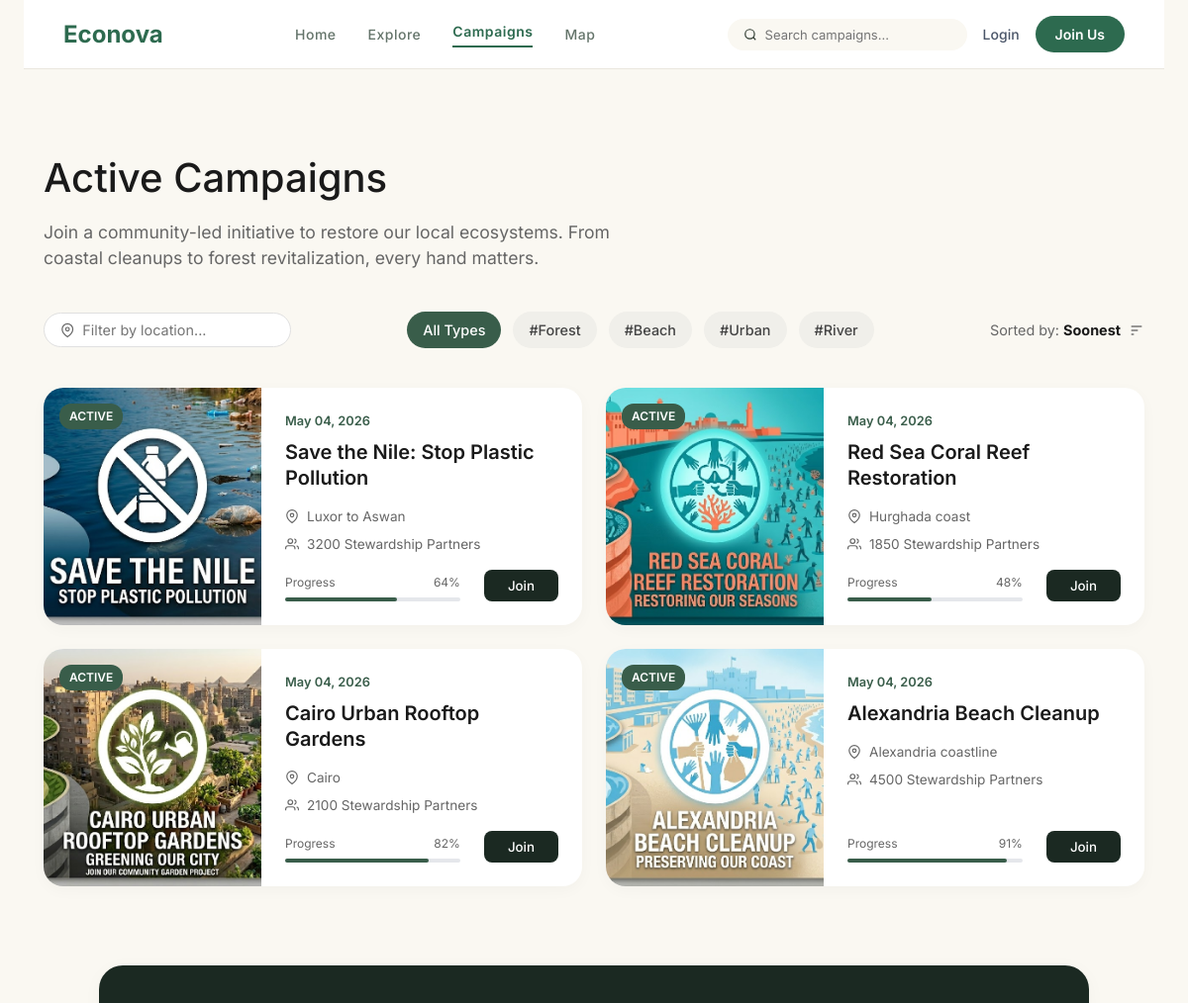
Page /campaigns.php (upper part) on the earlier database version.
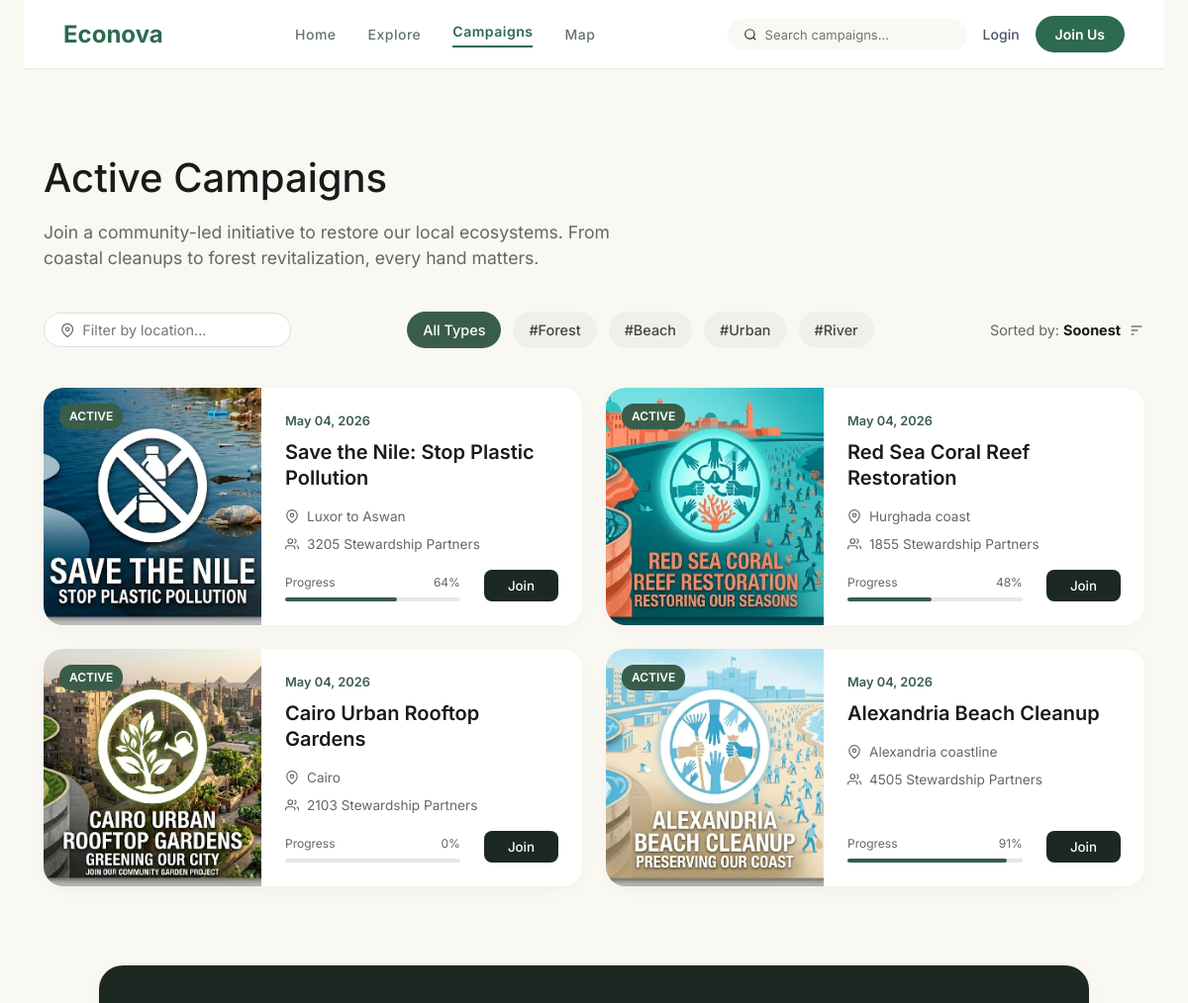
Same page on the later database version.
### tables this page shows
CREATE TABLE campaigns (id INTEGER PRIMARY KEY AUTOINCREMENT, title TEXT, description TEXT, target_amount REAL, raised_amount REAL, progress_percent INTEGER, stewards_count INTEGER, days_left INTEGER, location TEXT, image_url TEXT, status TEXT, created_at DATETIME DEFAULT CURRENT_TIMESTAMP, trees_planted INTEGER DEFAULT 0, latitude FLOAT, longitude FLOAT, event_date TEXT, event_time TEXT, event_location TEXT, plastic_removed_kg REAL DEFAULT 0, goal TEXT DEFAULT "10,000 Saplings");

### campaigns.php (the view, shortened to what this page needs)
<?php
$category = isset($_GET['category']) ? $_GET['category'] : 'all';
$campaigns = [];
try {
    $db = new PDO('sqlite:econova.db');
    $db->setAttribute(PDO::ATTR_ERRMODE, PDO::ERRMODE_EXCEPTION);
    $sql = "SELECT * FROM campaigns";
    $sql .= " ORDER BY created_at DESC";
    $stmt = $db->query($sql);
    $campaigns = $stmt->fetchAll(PDO::FETCH_ASSOC);
} catch (PDOException $e) {
}
?>
<!DOCTYPE html>
<html lang="en">
<head>
  <link rel="stylesheet" href="style.css">
  <link rel="stylesheet" href="campaigns.css">
</head>
<body class="campaigns-page">
  <div class="page-container">
    <header class="header home-header">
      <a href="index.php" class="logo">Econova</a>
      <nav class="nav center-nav">
        <a href="index.php" class="nav-link">Home</a>
        <a href="explore.php" class="nav-link">Explore</a>
        <a href="campaigns.php" class="nav-link active">Campaigns</a>
        <a href="map.php" class="nav-link">Map</a>
      </nav>
            <div class="nav-actions">
        <div class="search-box">
          <svg width="14" height="14" viewBox="0 0 24 24" fill="none" stroke="currentColor" stroke-width="2">
            <circle cx="11" cy="11" r="8"></circle>
            <line x1="21" y1="21" x2="16.65" y2="16.65"></line>
          </svg>
          <input type="text" placeholder="Search campaigns...">
        </div>
        <?php if (isset($_SESSION['user_id'])): ?>
        <div class="icons">
          <svg width="20" height="20" viewBox="0 0 24 24" fill="none" stroke="currentColor" stroke-width="2">
            <path d="M18 8A6 6 0 0 0 6 8c0 7-3 9-3 9h18s-3-2-3-9"></path>
            <path d="M13.73 21a2 2 0 0 1-3.46 0"></path>
          </svg>
          <a href="profile.php" style="color: inherit; text-decoration: none;">
            <svg width="20" height="20" viewBox="0 0 24 24" fill="none" stroke="currentColor" stroke-width="2">
              <path d="M20 21v-2a4 4 0 0 0-4-4H8a4 4 0 0 0-4 4v2"></path>
              <circle cx="12" cy="7" r="4"></circle>
            </svg>
          </a>
        </div>
        <div id="authWrapper" style="display: flex; align-items: center; gap: 16px;">
          <span style="font-weight: 600; color: var(--text-main);">Welcome, <?php echo htmlspecialchars($_SESSION['user_name']); ?></span>
          <a href="api_logout.php" class="btn btn-outline btn-sm" style="text-decoration:none;">Logout</a>
        </div>
        <?php else: ?>
        <div id="authWrapper" style="display: flex; align-items: center; gap: 16px;">
          <a href="login.php" class="login-link">Login</a>
          <a href="signup.php" class="btn-join">Join Us</a>
        </div>
        <?php endif; ?>
      </div>
    </header>
    <main class="campaigns-main">
      <section class="campaigns-header">
        <h1 class="page-title">Active Campaigns</h1>
        <p class="page-description">Join a community-led initiative to restore our local ecosystems. From coastal
          cleanups to forest revitalization, every hand matters.</p>
      </section>
      <section class="campaigns-filter-bar">
        <div class="filter-input-wrapper">
          <svg width="16" height="16" viewBox="0 0 24 24" fill="none" stroke="#666" stroke-width="2">
            <path d="M21 10c0 7-9 13-9 13s-9-6-9-13a9 9 0 0 1 18 0z"></path>
            <circle cx="12" cy="10" r="3"></circle>
          </svg>
          <input type="text" placeholder="Filter by location..." class="location-filter">
        </div>
        <div class="category-filters">
          <a href="?category=all" class="cat-btn <?php echo $category === 'all' ? 'active' : ''; ?>" style="text-decoration:none; display:inline-block; text-align:center;">All Types</a>
          <a href="?category=forest" class="cat-btn <?php echo $category === 'forest' ? 'active' : ''; ?>" style="text-decoration:none; display:inline-block; text-align:center;">#Forest</a>
          <a href="?category=beach" class="cat-btn <?php echo ($category === 'beach' || $category === 'coastal') ? 'active' : ''; ?>" style="text-decoration:none; display:inline-block; text-align:center;">#Beach</a>
          <a href="?category=urban" class="cat-btn <?php echo $category === 'urban' ? 'active' : ''; ?>" style="text-decoration:none; display:inline-block; text-align:center;">#Urban</a>
          <a href="?category=river" class="cat-btn <?php echo $category === 'river' ? 'active' : ''; ?>" style="text-decoration:none; display:inline-block; text-align:center;">#River</a>
        </div>
        <div class="sort-dropdown">
          <span class="sort-label">Sorted by: <strong>Soonest</strong></span>
          <svg width="16" height="16" viewBox="0 0 24 24" fill="none" stroke="currentColor" stroke-width="2">
            <line x1="4" y1="6" x2="20" y2="6"></line>
            <line x1="4" y1="12" x2="14" y2="12"></line>
            <line x1="4" y1="18" x2="8" y2="18"></line>
          </svg>
        </div>
      </section>
      <section class="campaigns-grid" id="campaignsGrid">
        <?php if (empty($campaigns)): ?>
            <p style="text-align:center; color:#666; grid-column: 1/-1;">No campaigns found for this category.</p>
        <?php else: ?>
            <?php foreach ($campaigns as $camp): ?>
                <?php
                $progressLabel = $camp['status'] === 'ACTIVE' ? 'Progress' : 'Capacity';
                $date = date('M d, Y', strtotime($camp['created_at']));
                $stewardsText = $camp['status'] === 'ACTIVE' ? 'Stewardship Partners' : 'Pre-registered';
                ?>
                <a href="map.php?id=<?php echo $camp['id']; ?>" class="campaign-link" style="text-decoration: none; color: inherit; display: block;">
                    <div class="campaign-card">
                        <div class="card-image-wrapper">
                            <img src="<?php echo htmlspecialchars($camp['image_url']); ?>" alt="<?php echo htmlspecialchars($camp['title']); ?>" class="card-image">
                            <div class="card-badge <?php echo htmlspecialchars($camp['status']); ?>"><?php echo htmlspecialchars($camp['status']); ?></div>
                        </div>
                        <div class="card-content">
                            <div class="card-date"><?php echo htmlspecialchars($date); ?></div>
                            <h3 class="card-title"><?php echo htmlspecialchars($camp['title']); ?></h3>
                            <div class="card-meta">
                                <svg width="14" height="14" viewBox="0 0 24 24" fill="none" stroke="currentColor" stroke-width="2"><path d="M21 10c0 7-9 13-9 13s-9-6-9-13a9 9 0 0 1 18 0z"></path><circle cx="12" cy="10" r="3"></circle></svg>
                                <span><?php echo htmlspecialchars($camp['location']); ?></span>
                            </div>
                            <div class="card-meta">
                                <svg width="14" height="14" viewBox="0 0 24 24" fill="none" stroke="currentColor" stroke-width="2"><path d="M17 21v-2a4 4 0 0 0-4-4H5a4 4 0 0 0-4 4v2"></path><circle cx="9" cy="7" r="4"></circle><path d="M23 21v-2a4 4 0 0 0-3-3.87"></path><path d="M16 3.13a4 4 0 0 1 0 7.75"></path></svg>
                                <span><?php echo htmlspecialchars($camp['stewards_count']) . ' ' . $stewardsText; ?></span>
                            </div>
                            <div class="card-bottom">
                                <div class="progress-container">
                                    <div class="progress-text">
                                        <span><?php echo $progressLabel; ?></span>
                                        <span><?php echo htmlspecialchars($camp['progress_percent']); ?>%</span>
                                    </div>
                                    <div class="progress-bar-bg">
                                        <div class="progress-bar-fill" style="width: <?php echo htmlspecialchars($camp['progress_percent']); ?>%;"></div>
                                    </div>
                                </div>
                                <button class="join-btn" onclick="event.preventDefault(); event.stopPropagation(); if(document.querySelector('.btn-join')){ alert('Please login to join'); window.location.href='login.php'; } else { alert('You joined this campaign!'); }">Join</button>
                            </div>
                        </div>
                    </div>
                </a>
            <?php endforeach; ?>
        <?php endif; ?>
      </section>
      <section class="newsletter-section">
      </section>
    </main>
  </div>
</body>
</html>

### style.css (style rules this page uses)
:root { --bg-primary: #FCFAF6; --bg-card: #FFFFFF; --bg-input: #FAF8F2; --bg-badge: #E8F2EC; --text-main: #2A362C; --text-muted: #64746A; --text-green: #487A57; --btn-dark: #192A20; --btn-dark-hover: #101F16; --border-color: #EAE6DE; --font-family: 'Inter', system-ui, -apple-system, sans-serif; --radius-sm: 8px; --radius-md: 16px; --radius-lg: 24px; }
* { box-sizing: border-box; margin: 0; padding: 0; }
body { font-family: var(--font-family); background-color: var(--bg-primary); color: var(--text-main); line-height: 1.5; -webkit-font-smoothing: antialiased; }
a { text-decoration: none; color: inherit; }
button { font-family: inherit; cursor: pointer; border: none; background: none; }
input { font-family: inherit; }
.page-container { max-width: 1200px; margin: 0 auto; padding: 0 24px; min-height: 100vh; display: flex; flex-direction: column; }
.header { display: flex; justify-content: space-between; align-items: center; padding: 24px 0; }
.logo { font-size: 20px; font-weight: 500; }
.nav { display: flex; align-items: center; gap: 24px; }
.nav-link { font-weight: 600; font-size: 14px; letter-spacing: 0.5px; }
.home-header { position: sticky; top: 0; z-index: 100; background: white; padding: 16px 40px; border-bottom: 1px solid var(--border-color); margin-bottom: 40px; display: flex; justify-content: space-between; align-items: center; }
.home-header .logo { font-size: 24px; font-weight: 700; color: #2d6a4f !important; }
.center-nav { display: flex; gap: 32px; flex: 1; justify-content: center; }
.center-nav a { font-weight: 500; font-size: 14px; color: var(--text-muted); transition: color 0.2s; }
.center-nav a.active { color: #2d6a4f !important; border-bottom: 2px solid #2d6a4f !important; padding-bottom: 4px; font-weight: 600; }
.nav-actions { display: flex; align-items: center; gap: 16px; }
.login-link { color: #4a5568; font-size: 14px; font-weight: 500; text-decoration: none; background: none; transition: color 0.2s; }
.btn-join { background-color: #2d6a4f; color: white; padding: 8px 20px; border-radius: 30px; font-size: 14px; font-weight: 600; text-decoration: none; transition: opacity 0.2s; display: inline-block; border: none; }
.search-box { display: flex; align-items: center; background: var(--bg-input); padding: 8px 16px; border-radius: 20px; gap: 8px; }
.search-box input { background: transparent; border: none; outline: none; font-size: 13px; color: var(--text-main); }
.card-content { padding: 24px; }

Differences in the rows shown:
changed campaigns "Save the Nile: Stop Plastic Pollution": stewards_count "3200" → "3205"
changed campaigns "Red Sea Coral Reef Restoration": stewards_count "1850" → "1855"
changed campaigns "Cairo Urban Rooftop Gardens": stewards_count "2100" → "2103"; progress_percent "82" → "0"
changed campaigns "Alexandria Beach Cleanup": stewards_count "4500" → "4505"
